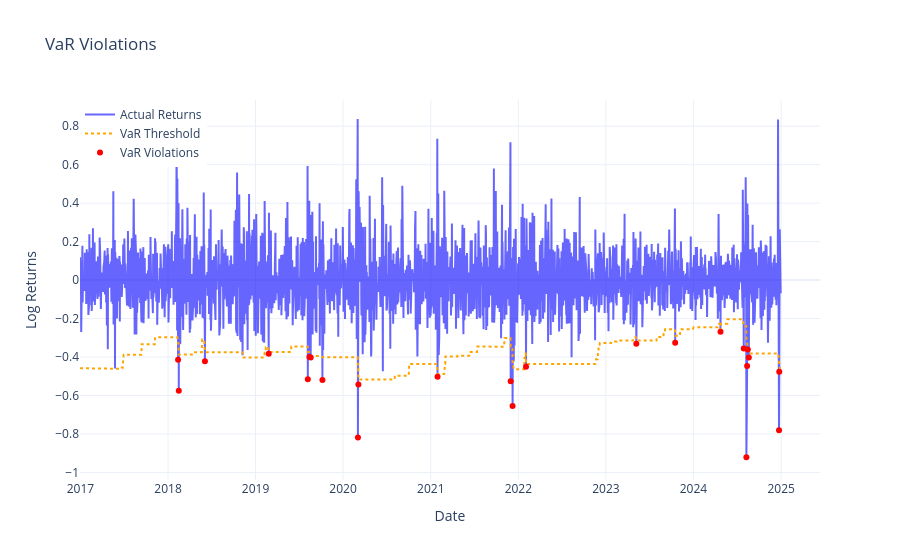

Source (notebook cell):
### Code cell
plots.plot_var_violations(vix_garch_fbm_var, var_col='VaR_99', predicted_col='predicted_log_vol_diff')

### Figure 1 — Plotly figure (JSON) as saved in the notebook; plotly's stock layout.template omitted (floating-point values rounded to 4 significant figures; data arrays with more than 128 entries replaced by an {"elided": "..."} marker saying what was removed)
{"data": [{"line": {"color": "blue"}, "mode": "lines", "name": "Actual Returns", "opacity": 0.6, "type": "scatter", "x": {"elided": "2033 str values"}, "y": {"elided": "2033 float values"}}, {"line": {"color": "orange", "dash": "dot"}, "mode": "lines", "name": "VaR Threshold", "type": "scatter", "x": {"elided": "2033 str values"}, "y": {"elided": "2033 float values"}}, {"marker": {"color": "red", "size": 6, "symbol": "circle"}, "mode": "markers", "name": "VaR Violations", "type": "scatter", "x": ["2018-02-12T00:00:00", "2018-02-15T00:00:00", "2018-06-04T00:00:00", "2019-02-25T00:00:00", "2019-08-07T00:00:00", "2019-08-14T00:00:00", "2019-08-19T00:00:00", "2019-10-07T00:00:00", "2020-03-03T00:00:00", "2020-03-05T00:00:00", "2021-01-29T00:00:00", "2021-11-30T00:00:00", "2021-12-08T00:00:00", "2022-02-02T00:00:00", "2023-05-08T00:00:00", "2023-10-17T00:00:00", "2024-04-23T00:00:00", "2024-07-29T00:00:00", "2024-08-09T00:00:00", "2024-08-12T00:00:00", "2024-08-15T00:00:00", "2024-08-19T00:00:00", "2024-12-23T00:00:00", "2024-12-24T00:00:00"], "y": [-0.4137, -0.5752, -0.4224, -0.3831, -0.5153, -0.3992, -0.4025, -0.5192, -0.8187, -0.5433, -0.5025, -0.5254, -0.655, -0.4511, -0.3312, -0.3257, -0.2688, -0.3555, -0.9211, -0.4467, -0.3603, -0.402, -0.7803, -0.4771]}], "layout": {"hovermode": "x unified", "legend": {"x": 0, "y": 1}, "title": {"text": "VaR Violations"}, "xaxis": {"title": {"text": "Date"}}, "yaxis": {"title": {"text": "Log Returns"}}}}
